Frame 1 (no input): blank canvas, image omitted
Frame 60 (the mouse pressed at the canvas centre just before this capture): blank canvas, image omitted
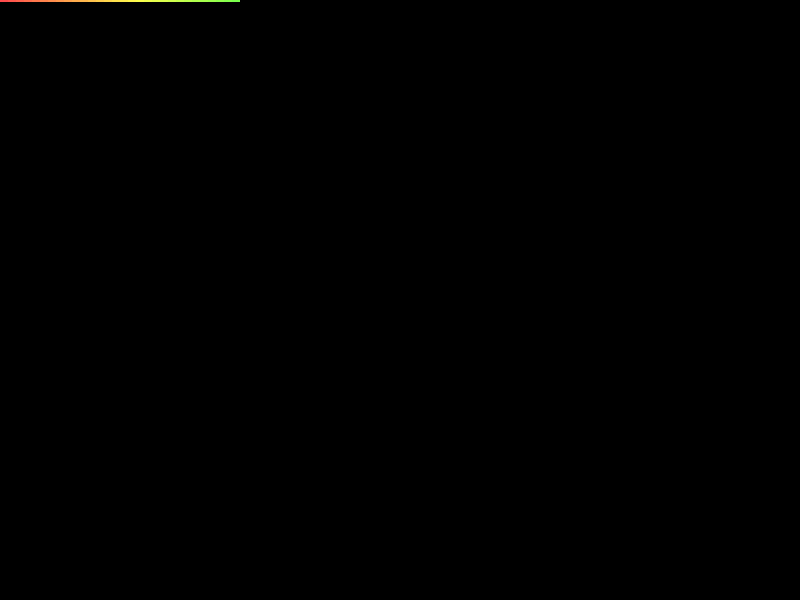
Frame 120 (the mouse held since frame 60 and released just before this capture)

The Processing sketch whose frames 1 and 60 were blank and that drew this single picture after the mouse press (run headless with seeded random() and noise(); from frame 60 on, the mouse is pressed at the canvas centre):

// Processing sketch: pixels
// ── pixels.pde
int gridSize = 2;
int xCount, yCount, index = 0;

void setup() {
  size(800, 600);
  background(0);
  xCount = int(width/gridSize);
  yCount = int(height/gridSize);
  noStroke();
  colorMode(HSB, 100);
}

void draw() {
  int posX = index % xCount;
  int posY = int(index/xCount);

  int hue = int(map(posX, 0, xCount, 0, 100));
  int bri = int(map(posY, 0, yCount, 100, 0));
  fill(hue, 70, bri);
  rect(posX*gridSize, posY*gridSize, gridSize, gridSize);

  index ++;
}
